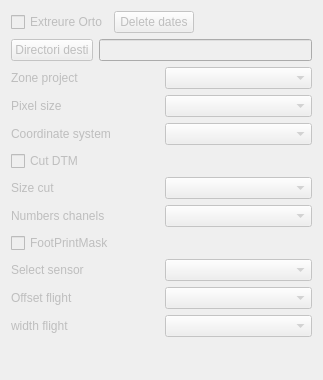
<?xml version="1.0" encoding="UTF-8"?>
<ui version="4.0">
 <class>CreateOrto</class>
 <widget class="QWidget" name="CreateOrto">
  <property name="geometry">
   <rect>
    <x>0</x>
    <y>0</y>
    <width>323</width>
    <height>380</height>
   </rect>
  </property>
  <property name="windowTitle">
   <string>Form</string>
  </property>
  <layout class="QGridLayout" name="gridLayout">
   <item row="0" column="0" colspan="2">
    <layout class="QHBoxLayout" name="horizontalLayout_2">
     <item>
      <widget class="QCheckBox" name="checkBoxExtraerOrto">
       <property name="enabled">
        <bool>false</bool>
       </property>
       <property name="text">
        <string>Extreure Orto</string>
       </property>
      </widget>
     </item>
     <item>
      <widget class="QPushButton" name="pushButtonDeleteDatesOrto">
       <property name="enabled">
        <bool>false</bool>
       </property>
       <property name="text">
        <string>Delete dates</string>
       </property>
      </widget>
     </item>
     <item>
      <spacer name="horizontalSpacer">
       <property name="orientation">
        <enum>Qt::Horizontal</enum>
       </property>
       <property name="sizeHint" stdset="0">
        <size>
         <width>40</width>
         <height>20</height>
        </size>
       </property>
      </spacer>
     </item>
    </layout>
   </item>
   <item row="1" column="0" colspan="2">
    <layout class="QHBoxLayout" name="horizontalLayout">
     <item>
      <widget class="QPushButton" name="pushButtonFolderOutOrto">
       <property name="enabled">
        <bool>false</bool>
       </property>
       <property name="text">
        <string>Directori desti</string>
       </property>
      </widget>
     </item>
     <item>
      <widget class="QLineEdit" name="lineEditFolderOutOrto">
       <property name="enabled">
        <bool>false</bool>
       </property>
       <property name="toolTip">
        <string/>
       </property>
       <property name="inputMask">
        <string/>
       </property>
       <property name="dragEnabled">
        <bool>false</bool>
       </property>
       <property name="readOnly">
        <bool>true</bool>
       </property>
      </widget>
     </item>
    </layout>
   </item>
   <item row="2" column="0" colspan="2">
    <layout class="QHBoxLayout" name="horizontalLayout_32">
     <item>
      <widget class="QLabel" name="labelAmbitoProyectoOrto">
       <property name="enabled">
        <bool>false</bool>
       </property>
       <property name="text">
        <string>Zone project</string>
       </property>
      </widget>
     </item>
     <item>
      <widget class="QComboBox" name="comboBoxAmbitoProyectoOrto">
       <property name="enabled">
        <bool>false</bool>
       </property>
      </widget>
     </item>
    </layout>
   </item>
   <item row="3" column="0" colspan="2">
    <layout class="QHBoxLayout" name="horizontalLayout_33">
     <item>
      <widget class="QLabel" name="labelTamanoPixelOrto">
       <property name="enabled">
        <bool>false</bool>
       </property>
       <property name="text">
        <string>Pixel size</string>
       </property>
      </widget>
     </item>
     <item>
      <widget class="QComboBox" name="comboBoxTamanoPixelOrto">
       <property name="enabled">
        <bool>false</bool>
       </property>
      </widget>
     </item>
    </layout>
   </item>
   <item row="4" column="0" colspan="2">
    <layout class="QHBoxLayout" name="horizontalLayout_34">
     <item>
      <widget class="QLabel" name="labelCoordinateSystemOrto">
       <property name="enabled">
        <bool>false</bool>
       </property>
       <property name="text">
        <string>Coordinate system</string>
       </property>
      </widget>
     </item>
     <item>
      <widget class="QComboBox" name="comboBoxCoordinateSystemOrto">
       <property name="enabled">
        <bool>false</bool>
       </property>
      </widget>
     </item>
    </layout>
   </item>
   <item row="5" column="0">
    <widget class="QCheckBox" name="checkBoxCortarOrto">
     <property name="enabled">
      <bool>false</bool>
     </property>
     <property name="text">
      <string>Cut DTM</string>
     </property>
    </widget>
   </item>
   <item row="6" column="0" colspan="2">
    <layout class="QHBoxLayout" name="horizontalLayout_35">
     <item>
      <widget class="QLabel" name="labelCortarOrto">
       <property name="enabled">
        <bool>false</bool>
       </property>
       <property name="text">
        <string>Size cut</string>
       </property>
      </widget>
     </item>
     <item>
      <widget class="QComboBox" name="comboBoxTamanyoCortarOrto">
       <property name="enabled">
        <bool>false</bool>
       </property>
      </widget>
     </item>
    </layout>
   </item>
   <item row="7" column="0" colspan="2">
    <layout class="QHBoxLayout" name="horizontalLayout_36">
     <item>
      <widget class="QLabel" name="labelNumeroCanalesspasadaOrto">
       <property name="enabled">
        <bool>false</bool>
       </property>
       <property name="text">
        <string>Numbers chanels</string>
       </property>
      </widget>
     </item>
     <item>
      <widget class="QComboBox" name="comboBoxNumeroCanalesspasadaOrto">
       <property name="enabled">
        <bool>false</bool>
       </property>
      </widget>
     </item>
    </layout>
   </item>
   <item row="8" column="0" colspan="2">
    <widget class="QCheckBox" name="checkBoxFootPrintMaskOrto">
     <property name="enabled">
      <bool>false</bool>
     </property>
     <property name="text">
      <string>FootPrintMask</string>
     </property>
    </widget>
   </item>
   <item row="9" column="0" colspan="2">
    <layout class="QHBoxLayout" name="horizontalLayout_37">
     <item>
      <widget class="QLabel" name="labelSelectSensor">
       <property name="enabled">
        <bool>false</bool>
       </property>
       <property name="text">
        <string>Select sensor</string>
       </property>
      </widget>
     </item>
     <item>
      <widget class="QComboBox" name="comboBoxSelectSensor">
       <property name="enabled">
        <bool>false</bool>
       </property>
      </widget>
     </item>
    </layout>
   </item>
   <item row="10" column="0" colspan="2">
    <layout class="QHBoxLayout" name="horizontalLayout_38">
     <item>
      <widget class="QLabel" name="labelOffsetPasadaOrto">
       <property name="enabled">
        <bool>false</bool>
       </property>
       <property name="text">
        <string>Offset flight</string>
       </property>
      </widget>
     </item>
     <item>
      <widget class="QComboBox" name="comboBoxOffsetPasadaOrto">
       <property name="enabled">
        <bool>false</bool>
       </property>
      </widget>
     </item>
    </layout>
   </item>
   <item row="11" column="0" colspan="2">
    <layout class="QHBoxLayout" name="horizontalLayout_39">
     <item>
      <widget class="QLabel" name="labelAnchoPasadaOrto">
       <property name="enabled">
        <bool>false</bool>
       </property>
       <property name="text">
        <string>width flight</string>
       </property>
      </widget>
     </item>
     <item>
      <widget class="QComboBox" name="comboBoxAnchoPasadaOrto">
       <property name="enabled">
        <bool>false</bool>
       </property>
      </widget>
     </item>
    </layout>
   </item>
   <item row="12" column="1">
    <spacer name="verticalSpacer">
     <property name="orientation">
      <enum>Qt::Vertical</enum>
     </property>
     <property name="sizeHint" stdset="0">
      <size>
       <width>20</width>
       <height>25</height>
      </size>
     </property>
    </spacer>
   </item>
  </layout>
 </widget>
 <resources/>
 <connections/>
</ui>
